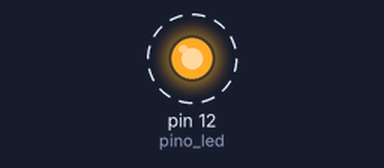
Recording of a sketch running on a simulated Arduino Uno, built with avr-gcc and run on an emulated ATmega328P. Shown: output pins drawn as LEDs (lit = HIGH). Dashed ring = blinking.

Above: at 0.5 s.
Timing chart, 0 to 4.6 s (numbered marks = the images above):
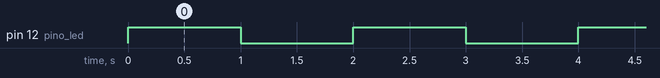

Measured:
- by itself, pin 12 (pino_led): alternates HIGH for 1.0 s and LOW for 1.0 s

The sketch:

ex0.ino
```cpp
/*
 João Paulo Ferreira Guimarães
 joao.guimaraes@ifrn.edu.br
 https://jp-guimaraes.github.io/

*/
// variáveis globais
int pino_led = 12;

//Função de inicalização
void setup(){
	pinMode(pino_led, OUTPUT);
}
// Loop principal
void loop(){
	digitalWrite(pino_led, HIGH);
	delay(1000); // espera 1000 milissegundos
	digitalWrite(pino_led, LOW);
	delay(1000); // espera 1000 milissegundos
}
```
